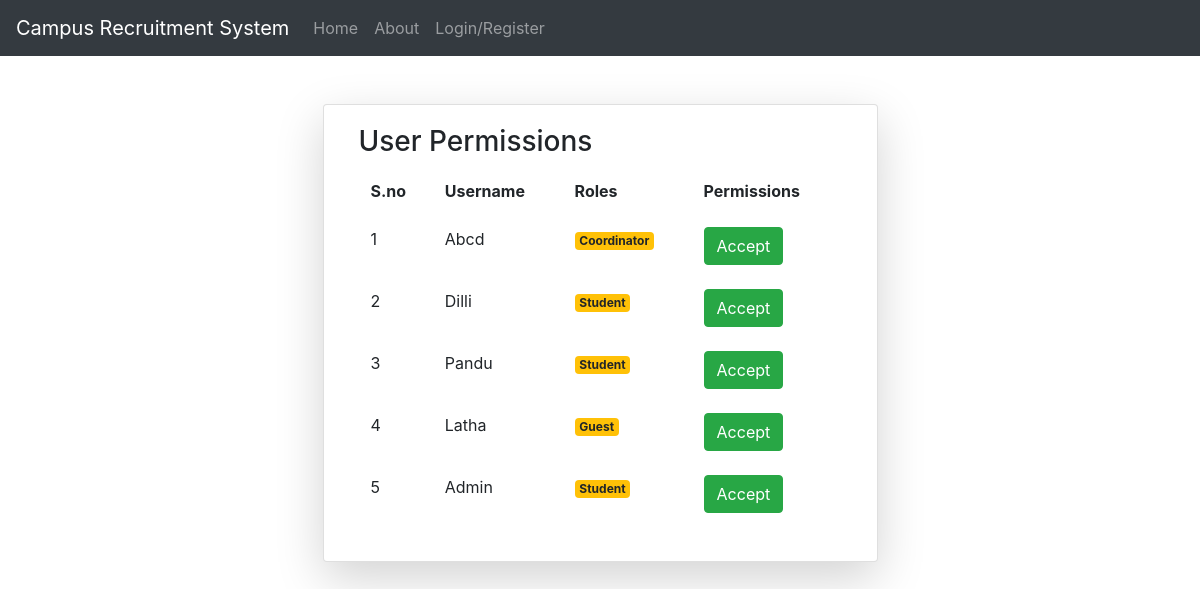
The app's page /per/, older data.
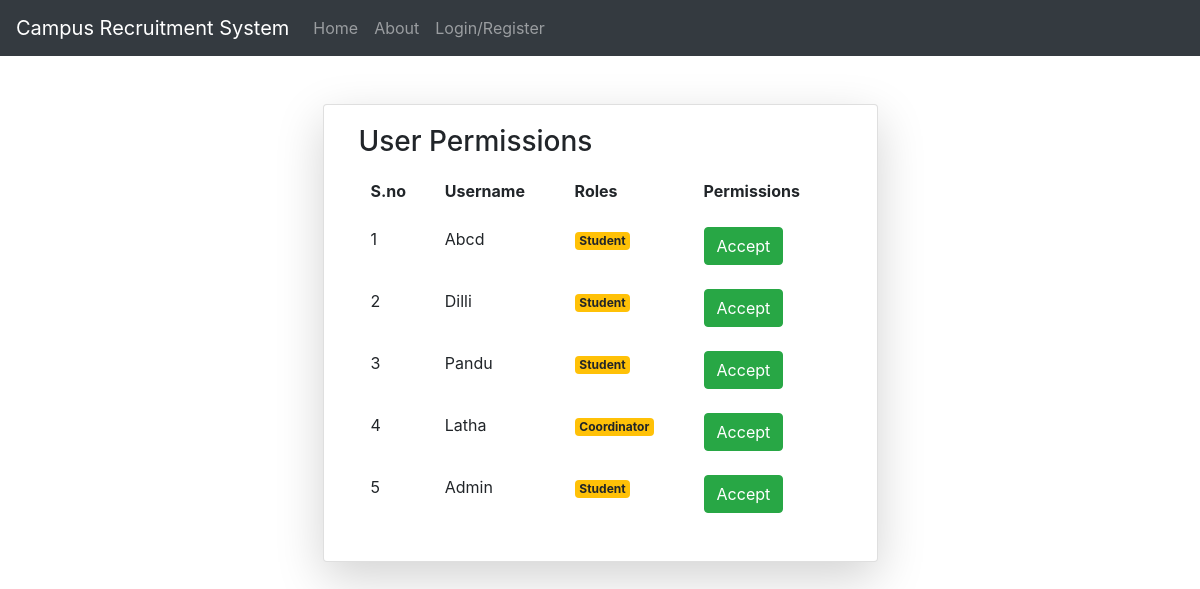
The same page, newer data.
### RevisedApp/models.py (models this page shows)
class User(AbstractUser):
	t=[('CSE','CSE'),('ECE','ECE'),('CIVIL','CIVIL'),('Mechanical','Mechanical'),('EEE','EEE'),('MBA','MBA')]
	y=[('III','III'),('IV','IV')]
	rollno=models.CharField(default='17AK1A000',max_length=10)
	dob=models.DateField(null=True)
	year=models.CharField(choices=y,max_length=5,null=True)
	dept=models.CharField(choices=t,max_length=12,null=True)
	phone_no=models.IntegerField(null=True)
	percentage=models.IntegerField(null=True)
	backlogs=models.IntegerField(null=True)
	pass_year=models.IntegerField(null=True)
	address=models.CharField(max_length=250,null=True)
	r=[(1,'coordinator'),(2,'Student'),(3,'Guest')]
	role=models.IntegerField(choices=r,default=2)

### RevisedApp/views.py (the view)
# urls.py: path('per/',views.permissions,name='perm'),
def permissions(request):
	ty=User.objects.all()
	return render(request,'html/permissions.html',{'q':ty})

### RevisedApp/templates/html/permissions.html (shortened to what this page needs)
{% extends 'html/base.html' %}
{% block content %}
  <div class = "container">
  <div class = "card col-md-6 mx-auto mt-5 shadow-lg">
    <div class="card-body">
			<h3>User Permissions</h3>
			<table class="table table-borderless">
				<tr>
					<th>S.no</th>
					<th>Username</th>
					<th>Roles</th>
					<th>Permissions</th>
				</tr>
				{% for j in q %}
				<tr>
					<td>{{forloop.counter}}</td>
					<td>{{j.username}}</td>
					<td>
						{% if j.username.is_superuser %}
						<span class="badge badge-pills badge-warning">Admin</span>
						{% elif j.role == 1 %}
						<span class="badge badge-pills badge-warning">Coordinator</span>
						{% elif j.role == 2 %}
						<span class="badge badge-pills badge-warning">Student</span>
						{% else %}
						<span class="badge badge-pills badge-warning">Guest</span>
						{% endif %}
				</td>
					<td colspan="3">
						<a href="{% url 'gp' j.id %}" class="btn btn-success">Accept</a>
					</td>
				</tr>
				{% endfor %}
						</table>
	</div>
</div>
</div>
{% endblock %}

Row changes from the older to the newer data that the page shows:
changed User "Abcd": role "Coordinator" → "Student"
changed User "Latha": role "Guest" → "Coordinator"
